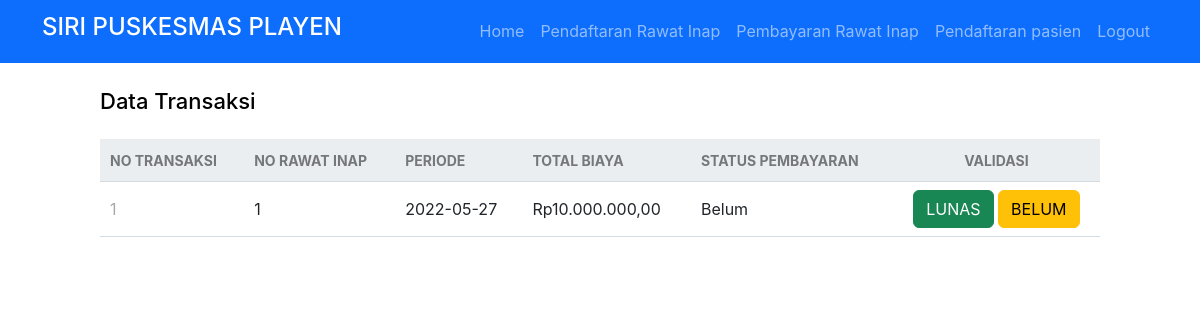
The page /kasir/validasiPembayaran/read.php (signed in) on the database as committed earlier.
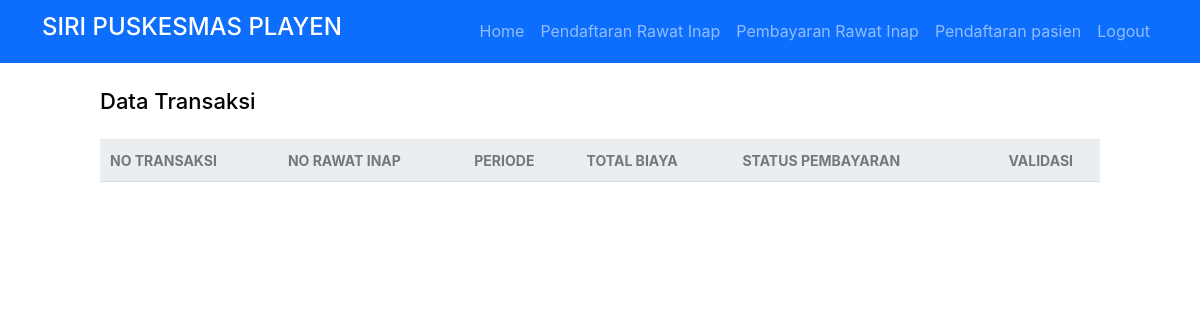
The same page on the database as committed later.
### tables this page shows
CREATE TABLE `keuangan` (
  `no_transaksi` int(11) NOT NULL,
  `periode_transaksi` date NOT NULL,
  `total_biaya` int(255) NOT NULL,
  `statusPembayaran` enum('Lunas','Belum') NOT NULL,
  `no_rawatinap` int(255) NOT NULL
);

### db/func.php (called while the page is built, shortened)
<?php
function rupiah($angka){
    $hasil = "Rp" . number_format($angka, '2', ',', '.');
    return $hasil;
}
?>

### kasir/validasiPembayaran/read.php (the view, shortened to what this page needs)
<?php
if ($_SESSION['username'] == '') {
	echo "<script>
    alert('Anda Harus Login terlebih dahulu');
    window.location.href='./auth/fmasuk.php';
    </script>";
} else {
?>
	<!DOCTYPE html>
	<html>
	<head>
		<link href="../../db/style.css" rel="stylesheet" type="text/css">
		<link href="https://cdn.jsdelivr.net/npm/bootstrap@5.2.0-beta1/dist/css/bootstrap.min.css" rel="stylesheet">
	</head>
	<body>
		<nav class="navbar navbar-expand-sm navbar-dark bg-primary">
			<div class="container">
				<a class="navbar-brand" href="#">
					<h4>SIRI PUSKESMAS PLAYEN </h3>
				</a>
				<ul class="navbar-nav ml-auto mt-2 mt-lg-0 d-flex align-items-center">
					<li class="nav-item">
						<a class="nav-link menu " id="menuHome" href="../../index.php">Home</a>
					</li>
					<?PHP if ($_SESSION['role_id'] == 1) { ?>
						<li class="nav-item">
							<a class="nav-link menu" id="daftarrawatinap" href="./pasien/daftarrawatinap.php"><i class=""></i>Pendaftaran Rawat Inap</a>
						</li>
						<li class="nav-item">
							<a class="nav-link menu" id="bayarrawatinap" href="./pasien/bayarrawatinap.php"><i class=""></i>Pembayaran Rawat Inap</a>
						</li>
						<li class="nav-item">
							<a class="nav-link menu" id="daftarpasien" href="./pasien/daftarpasien.php"><i class=""></i>Pendaftaran pasien</a>
						</li>
					<?PHP } ?>
					<li class="nav-item">
						<a class="nav-link menu" id="logout" href="../../auth/sLogout.php"><i class=""></i>Logout</a>
					</li>
				</ul>
			</div>
		</nav>
		<?php
		include("../../db/func.php");
		$pdo = pdo_connect_mysql();
		$page = isset($_GET['page']) && is_numeric($_GET['page']) ? (int)$_GET['page'] : 1;
		$records_per_page = 8;
		$stmt = $pdo->prepare('SELECT * FROM keuangan ORDER BY statusPembayaran DESC LIMIT :current_page, :record_per_page');
		$stmt->bindValue(':current_page', ($page - 1) * $records_per_page, PDO::PARAM_INT);
		$stmt->bindValue(':record_per_page', $records_per_page, PDO::PARAM_INT);
		$stmt->execute();
		$rawats = $stmt->fetchAll(PDO::FETCH_ASSOC);
		?>
		<div class="content read">
			<h2>Data Transaksi</h2>
			<table class="table-responsive">
				<thead class="table">
					<tr>
						<td>NO TRANSAKSI</td>
						<td>NO RAWAT INAP</td>
						<td>PERIODE</td>
						<td>TOTAL BIAYA</td>
						<td>STATUS PEMBAYARAN</td>
						<td style="text-align:center">VALIDASI</td>
					</tr>
				</thead>
				<tbody>
					<?php foreach ($rawats as $rawat) : ?>
						<tr>
							<td><?= $rawat['no_transaksi'] ?></td>
							<td><?= $rawat['no_rawatinap'] ?></td>
							<td><?= $rawat['periode_transaksi'] ?></td>
							<td><?= rupiah($rawat['total_biaya']) ?></td>
							<td><?= $rawat['statusPembayaran'] ?></td>
							<td class="actions" style="text-align:center">
								<form method="post">
									<button type="submit" name="Lunas" class="btn btn-success" value="<?= $rawat['no_transaksi'] ?>">LUNAS</button>
									<button type="submit" name="Belum" class="btn btn-warning" value="<?= $rawat['no_transaksi'] ?>">BELUM</button>
								</form>
							</td>
						</tr>
					<?php endforeach; ?>
				</tbody>
			</table>
		</div>
	<?php
}
	?>

Rows that differ between the two databases and show on the page:
removed keuangan: no_transaksi "1", no_rawatinap "1", periode_transaksi "2022-05-27", total_biaya "Rp10.000.000,00", statusPembayaran "Belum"
